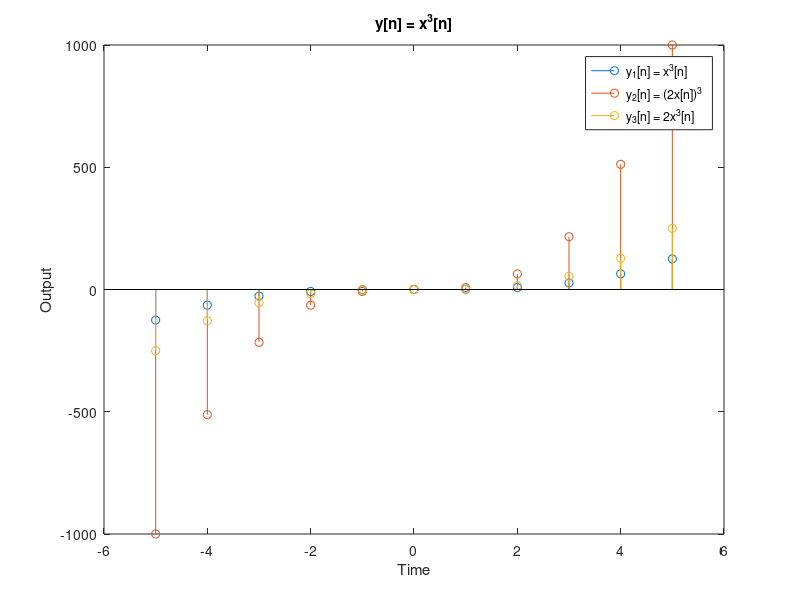

Source code (MATLAB):
% define scope
l = 5;

%1.4 advanced problem g
n = [-l:l];
x1 = n;
x2 = 2 * n;
y1 = x1.^3;
y2 = x2.^3;
y3 = 2 * y1;
stem(n, y1);
hold on
stem(n, y2);
hold on
stem(n, y3);

title('y[n] = x^3[n]');
xlabel('Time');
ylabel('Output');
legend('y_1[n] = x^3[n]', ...
    'y_2[n] = (2x[n])^3', ...
    'y_3[n] = 2x^3[n]')
